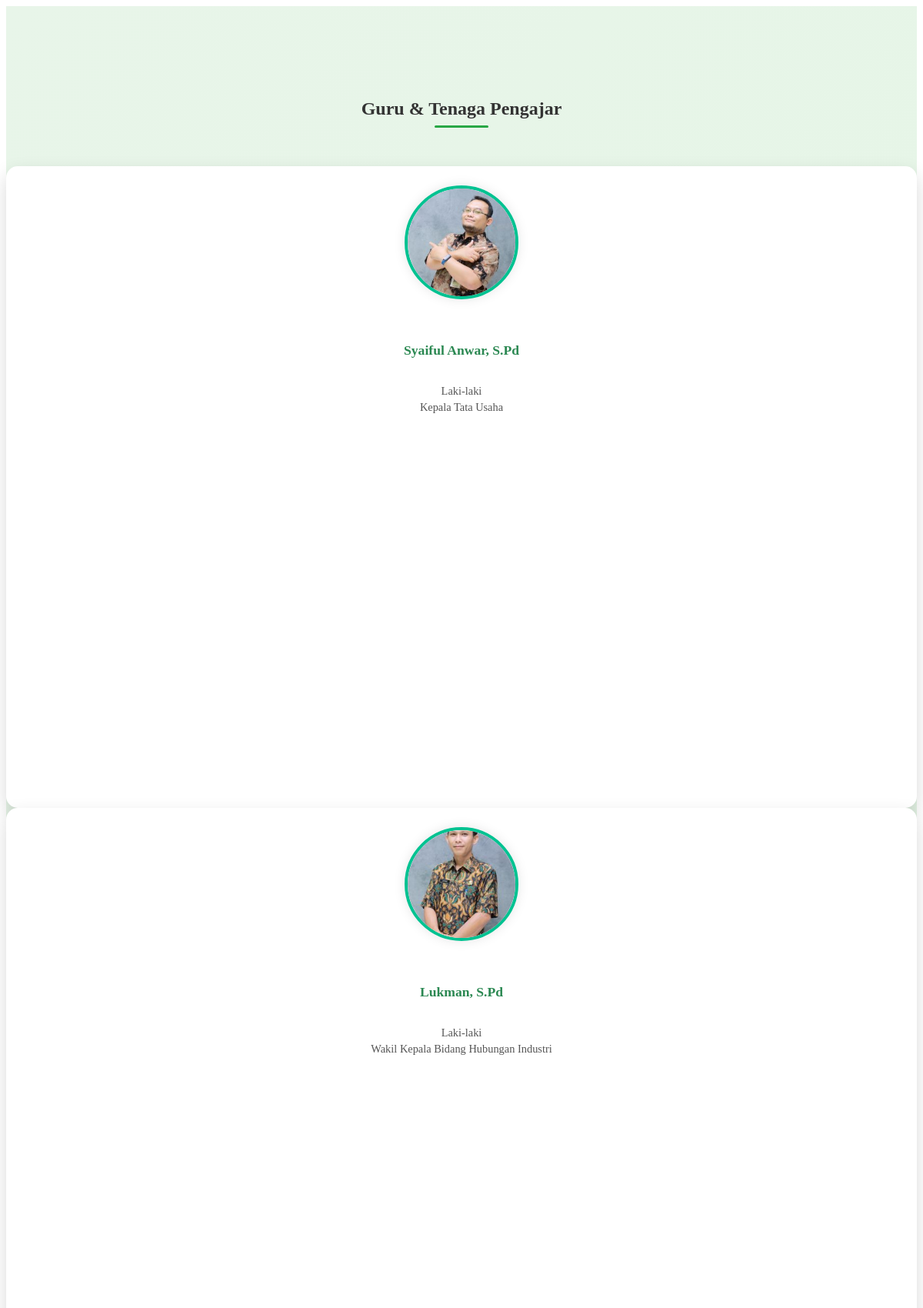
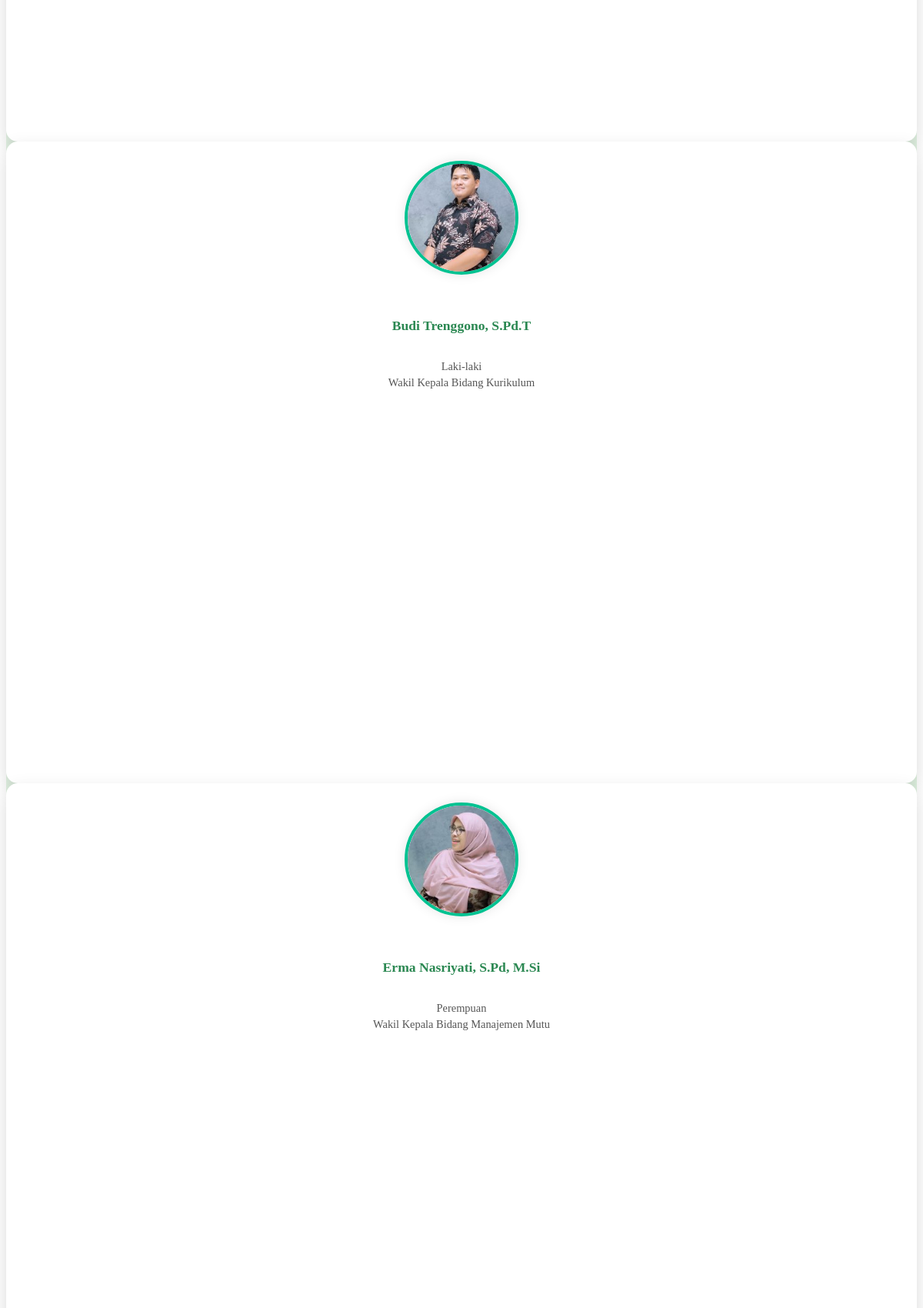
Screenshot of /frontend/pages/beranda/guru.php (upper part) with the database file from the repository (2 pictures, top to bottom).
### tables this page shows
CREATE TABLE `teachers` (
  `id` bigint NOT NULL,
  `teachers_name` varchar(255) NOT NULL,
  `jk` varchar(255) NOT NULL,
  `teachers_photo` text NOT NULL,
  `teachers_major` varchar(255) NOT NULL
);

### frontend/pages/beranda/guru.php (the view, shortened to what this page needs)
<?php
$qTeachers = "SELECT * FROM teachers";
$resTeachers = mysqli_query($connect, $qTeachers) or die(mysqli_error($connect));
$teachers = [];
while ($row = $resTeachers->fetch_object()) {
  $teachers[] = $row;
}
$total = count($teachers);
?>
<section id="teachers" class="teachers section light-background" style="background: linear-gradient(135deg, #e8f5e9 0%, #b0fab0ff 100%); padding: 100px 0 60px 0;">
  <div class="container section-title" data-aos="fade-up">
    <h2>Guru & Tenaga Pengajar</h2>
  </div>
  <div class="container" data-aos="fade-up" data-aos-delay="100">
    <div id="teacherCarousel" class="carousel slide" data-bs-ride="carousel" data-bs-interval="5000">
      <div class="carousel-inner">
        <?php
        $active = "active";
        for ($i = 0; $i < $total; $i += 4) {
        ?>
          <div class="carousel-item <?= $active ?>">
            <div class="row justify-content-center">
              <?php for ($j = $i; $j < $i + 4 && $j < $total; $j++) { ?>
                <div class="col-md-3 col-sm-6 mb-4">
                  <div class="teacher-profile text-center">
                    <div class="teacher-photo-wrapper">
                      <img src="/company_profile/storages/teachers/<?= $teachers[$j]->teachers_photo ?>"
                           alt="<?= $teachers[$j]->teachers_name ?>"
                           class="teacher-photo">
                    </div>
                    <h5 class="teacher-name"><?= $teachers[$j]->teachers_name ?></h5>
                    <div class="teacher-info-content">
                      <p class="teacher-text"><?= $teachers[$j]->jk ?></p>
                      <p class="teacher-text"><?= $teachers[$j]->teachers_major ?></p>
                    </div>
                  </div>
                </div>
              <?php } ?>
            </div>
          </div>
        <?php
          $active = "";
        }
        ?>
      </div>
    </div>
  </div>
</section>

### frontend/pages/beranda/guru.php (style rules this page uses)
.teacher-profile { background: #fff; padding: 25px 20px; border-radius: 15px; box-shadow: 0 10px 25px rgba(0, 0, 0, 0.15); transition: all 0.4s ease; height: 100%; display: flex; flex-direction: column; align-items: center; }
.teacher-photo-wrapper { width: 140px; height: 140px; margin-bottom: 20px; border-radius: 50%; overflow: hidden; border: 4px solid #00c291; box-shadow: 0 0 15px rgba(0, 0, 0, 0.1); }
.teacher-photo { width: 100%; height: 100%; object-fit: cover; }
.teacher-name { font-size: 1.1rem; font-weight: 700; margin-bottom: 10px; color: #2b8852ff; min-height: 2.2rem; display: flex; align-items: center; justify-content: center; text-align: center; }
.teacher-info-content { min-height: 4.5rem; display: flex; flex-direction: column; justify-content: center; gap: 4px; }
.teacher-text { font-size: 0.9rem; color: #555; margin: 0; text-align: center; }
.section-title { text-align: center; margin-bottom: 30px; }
.section-title h2 { margin-bottom: 20px; color: #333; position: relative; display: inline-block; }
.section-title h2::after { content: ""; display: block; width: 70px; height: 3px; background: #28a745; margin: 8px auto 0; border-radius: 2px; }
#teacherCarousel { position: relative; }

### rows the page displays
teachers: teachers_photo (picture), teachers_name "Syaiful Anwar, S.Pd", jk "Laki-laki", teachers_major "Kepala Tata Usaha"
teachers: teachers_photo (picture), teachers_name "Lukman, S.Pd", jk "Laki-laki", teachers_major "Wakil Kepala Bidang Hubungan Industri"
teachers: teachers_photo (picture), teachers_name "Budi Trenggono, S.Pd.T", jk "Laki-laki", teachers_major "Wakil Kepala Bidang Kurikulum"
teachers: teachers_photo (picture), teachers_name "Erma Nasriyati, S.Pd, M.Si", jk "Perempuan", teachers_major "Wakil Kepala Bidang Manajemen Mutu"
